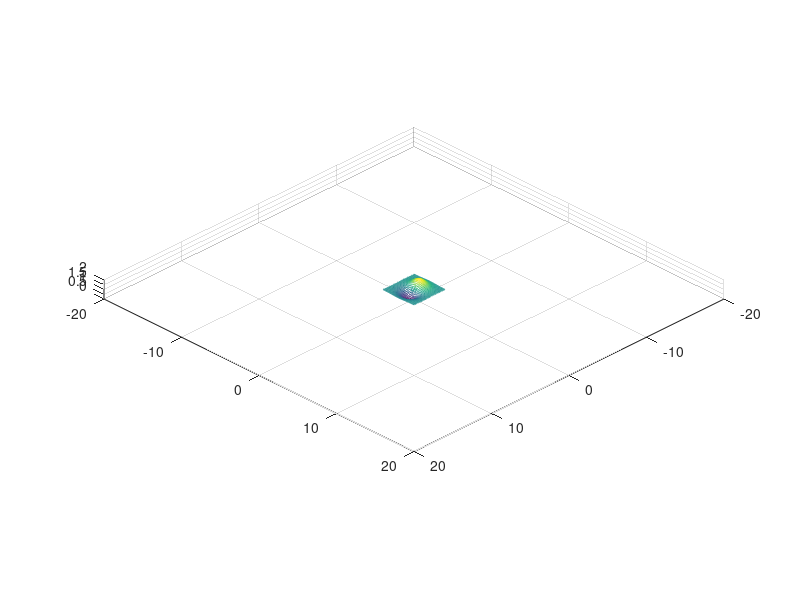
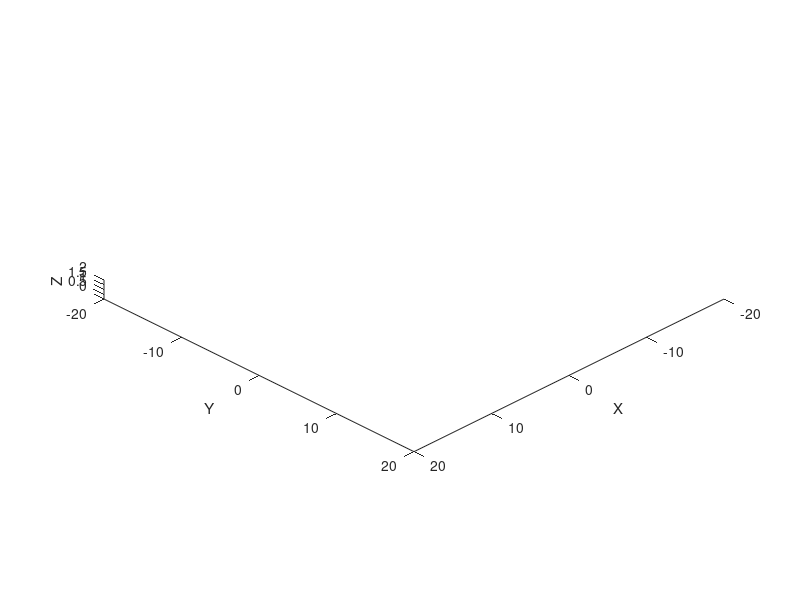

Write the MATLAB code that produced these figures, in order.
%generate the target plot
clear all
close all
traj_resolution = 0.1;
plot_resolution = 3; %must be >1

xscale = 2;
yscale = 2;

[X,Y] = meshgrid(-xscale:traj_resolution:xscale, -yscale:traj_resolution:yscale);
Z = -X .* exp(-X.^2 - Y.^2);
%normalize Z so that we can use the height as color data
Z = (Z/max(max(Z))+1)/2*0.8+.1;
zscale = 2;

h1 = figure(1);
mesh(X,Y,Z*zscale);
view_pos = [50,50,40];
axis_val = [-20 20 -20 20 0 zscale];
axis(axis_val);
axis equal
view(view_pos);

%generate an animation of how the robot will follow the trajectory
background_color = [0.3 0.3 0.3];
h2 = figure(2);
set(gcf,'Color',background_color);
set(gca,'Color',background_color);
xlabel('X');
ylabel('Y');
zlabel('Z');
view(view_pos);
axis(axis_val);
axis equal
hold on

grey = [.5 .5 .5];
hue_adjust = 0.85;

%define the origin of the 3D plot in the puma workspace
x_origin = 13; %inches
y_origin = 0;
z_origin = 15; %1 inch of clearance from table top

%create a container to store all of the points we want to paint
painting = zeros(size(X,1)*2, 10);

%define orientation of end effector, this will stay constant for the whole
%paint job
painting(:,5) = painting(:,5)+pi/2;

%plot the color of the led at points
counter = 1;
for i = 1:plot_resolution:size(X,1);
    %plot the trajectory
    plot3(X(i,:)+x_origin,Y(i,:)+y_origin,Z(i,:)*zscale+z_origin,'-','color',background_color-.1);
    dir = (mod(i,2)*2-1)*-1;
    if dir == 1    
        %plot the led color
        for j = 1:plot_resolution:size(X,2);
            %adjust the hue to make green the 'zero' value
            z = 1-Z(i,j);
            if z+hue_adjust>1
                z = z+hue_adjust-1;
            else
                z = z+hue_adjust;
            end
            %obtain a color based on height and hue adjustment
            color = hsv2rgb([z 1 1]);
            %plot the result
            plot3(X(i,j)+x_origin,Y(i,j)+y_origin,Z(i,j)*zscale+z_origin,'.','color',color);
            
            %push the new point into the list of painting points buffer
            painting(counter,1:3) = [X(i,j)+x_origin,Y(i,j)+y_origin,Z(i,j)*zscale+z_origin];
            
            %push the new LED color to the list of painting points buffer
            painting(counter,7:9) = color;
            
            counter = counter+1;
        end
    else
        %plot the led color
        for j = size(X,2):-plot_resolution:1;
            %adjust the hue to make green the 'zero' value
            z = 1-Z(i,j);
            if z+hue_adjust>1
                z = z+hue_adjust-1;
            else
                z = z+hue_adjust;
            end
            %obtain a color based on height and hue adjustment
            color = hsv2rgb([z 1 1]);
            %plot the result
            plot3(X(i,j)+x_origin,Y(i,j)+y_origin,Z(i,j)*zscale+z_origin,'.','color',color);
            
            %push the new point into the list of painting points buffer
            painting(counter,1:3) = [X(i,j)+x_origin,Y(i,j)+y_origin,Z(i,j)*zscale+z_origin];
            
            %push the new LED color to the list of painting points buffer
            painting(counter,7:9) = color;
            
            counter = counter+1;
        end
        
    end
    drawnow();
end
for i = 1:plot_resolution:size(Y,1);
    %plot the trajectory
    plot3(X(:,i)+x_origin,Y(:,i)+y_origin,Z(:,i)*zscale+z_origin,'-','color',background_color+.3);
        
    dir = (mod(i,2)*2-1)*-1;
    if dir == 1   
        %plot the led color
        for j = 1:plot_resolution:size(Y,2);
            %adjust the hue to make green the 'zero' value
            z = 1-Z(j,i);
            if z+hue_adjust>1
                z = z+hue_adjust-1;
            else
                z = z+hue_adjust;
            end
            %obtain a color based on height and hue adjustment
            color = hsv2rgb([z 1 1]);
            %plot the result
            plot3(X(j,i)+x_origin,Y(j,i)+y_origin,Z(j,i)*zscale+z_origin,'.','color',color);
            %push the new point into the list of painting points buffer
            painting(counter,1:3) = [X(j,i)+x_origin,Y(j,i)+y_origin,Z(j,i)*zscale+z_origin];
            
            %push the new LED color to the list of painting points buffer
            painting(counter,7:9) = color;
            
            counter = counter+1;
        end
    else
        for j = size(X,2):-plot_resolution:1;            
            %adjust the hue to make green the 'zero' value
            z = 1-Z(j,i);
            if z+hue_adjust>1
                z = z+hue_adjust-1;
            else
                z = z+hue_adjust;
            end
            %obtain a color based on height and hue adjustment
            color = hsv2rgb([z 1 1]);
            %plot the result
            plot3(X(j,i)+x_origin,Y(j,i)+y_origin,Z(j,i)*zscale+z_origin,'.','color',color);
            painting(counter,1:3) = [X(j,i)+x_origin,Y(j,i)+y_origin,Z(j,i)*zscale+z_origin];
            
            %push the new LED color to the list of painting points buffer
            painting(counter,7:9) = color;
            
            counter = counter+1;
        end

    end
    drawnow();
end





    